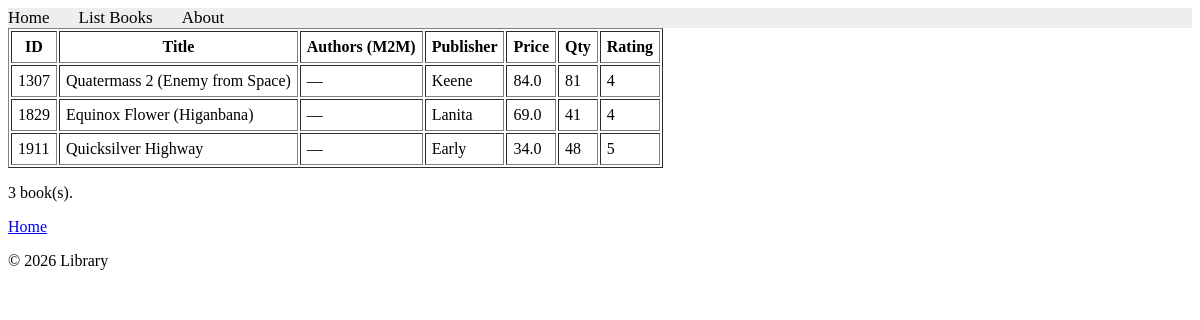
/books/lab8/task2/, run on the app's committed database.
### apps/bookmodule/models.py (models this page shows, shortened)
class Book(models.Model):
    title = models.CharField(max_length=100)
    price = models.FloatField(default=0.0)
    quantity = models.IntegerField(default=1)
    pubdate = models.DateTimeField(default=timezone.now)
    rating = models.SmallIntegerField(default=1)
    publisher = models.ForeignKey(
        Publisher,
        null=True,
        blank=True,
        on_delete=models.SET_NULL,
        related_name="books",
    )
    authors = models.ManyToManyField(Author, blank=True, related_name="books")

class Publisher(models.Model):
    name = models.CharField(max_length=200)
    location = models.CharField(max_length=300)
    def __str__(self):
        return self.name

### apps/bookmodule/views.py (the view)
# urls.py: path('lab8/task2/', views.lab8_task2, name="books.lab8_task2"),
def lab8_task2(request):
    books = (
        Book.objects.filter(
            Q(rating__gt=3)
            & (Q(title__icontains="qu") | Q(authors__name__icontains="qu"))
        )
        .distinct()
    )
    return render(
        request,
        "bookmodule/lab8_book_list.html",
        {
            "books": books,
        },
    )

### apps/templates/bookmodule/lab8_book_list.html (shortened to what this page needs)
{% extends "layouts/base.html" %}
{% load static %}
{% block content %}
<div class="bookListContainer">
    {% if books %}
    <table border="1" cellpadding="6">
        <thead>
            <tr>
                <th>ID</th>
                <th>Title</th>
                <th>Authors (M2M)</th>
                <th>Publisher</th>
                <th>Price</th>
                <th>Qty</th>
                <th>Rating</th>
            </tr>
        </thead>
        <tbody>
            {% for obj in books %}
            <tr>
                <td>{{ obj.id }}</td>
                <td>{{ obj.title }}</td>
                <td>
                    {% for a in obj.authors.all %}
                        {{ a.name }}{% if not forloop.last %}, {% endif %}
                    {% empty %}
                        —
                    {% endfor %}
                </td>
                <td>{{ obj.publisher|default:"—" }}</td>
                <td>{{ obj.price }}</td>
                <td>{{ obj.quantity }}</td>
                <td>{{ obj.rating }}</td>
            </tr>
            {% endfor %}
        </tbody>
    </table>
    <p>{{ books|length }} book(s).</p>
    {% else %}
    <p>No matching books.</p>
    {% endif %}
    <p><a href="{% url 'books.index' %}">Home</a></p>
</div>
{% endblock content %}

### data on the page
Book: id "1307", title "Quatermass 2 (Enemy from Space)", publisher "Keene", price "84.0", quantity "81", rating "4"
Book: id "1829", title "Equinox Flower (Higanbana)", publisher "Lanita", price "69.0", quantity "41", rating "4"
Book: id "1911", title "Quicksilver Highway", publisher "Early", price "34.0", quantity "48", rating "5"

### other printed values
{{ books|length }} "3"
